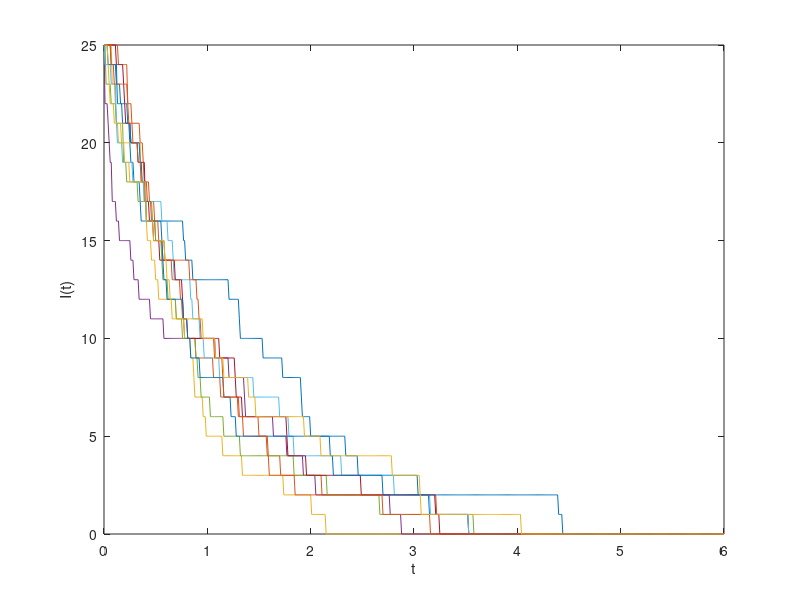
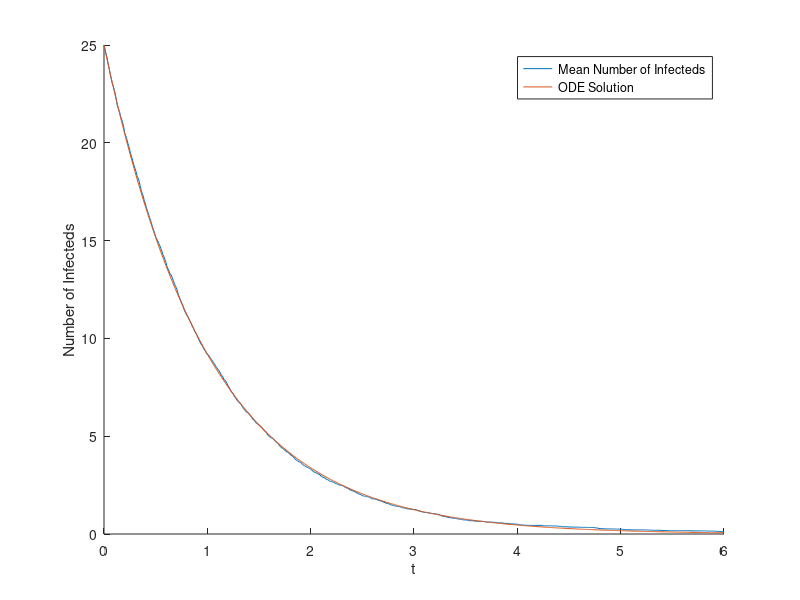

These figures' MATLAB source, in order:
%% INFECTED -> RECOVERY MODEL
%This script solves the differential equation dI/dt - -gamma * I(t)
%It comparse this to the mean of N simulations from an SSA. 

%% Set Parameters and Matrices
N = 100; %Number of Simulations
M = 25; %Number of Time Steps
n0 = 25; %Initial Number of Infecteds
gamm = 1; %Rate of Recoverey
r = rand(M, N); %Generate Random Numbers
I = repmat([n0:-1:0].', 1, N); %Set number of infecteds at each time point
t = zeros(M, N); %initalise time vector

%% SSA
%Calculate the time at which each infected recovers
for k = 1:N
    for i = 1:25 %Infecteds cannot go negative
        t(i + 1, k) = t(i, k) + 1/(I(i, k)*gamm)*log(1/r(i, k));
    end
end

%% Interpolation
%Interpolate this onto uniform grid so we can calculate mean
span = 0:0.01:6; %Uniform Grid of time points
I_interp = zeros(length(span), N);
for i = 1:N
    I_interp(:,i) = interp1(t(:, i), I(:, i), span, 'previous'); %interpolate onto gird
end
I_interp(isnan(I_interp)) = 0; %Set outside points to 0
I_mean = sum(I_interp, 2)/N; %mean number of infecteds

%% Soving the ODE
[t_ode, x] = ode45(@(t, x) -gamm*x, span, n0); %Call solver

%% Plots
%Plot 10 paths from SSA simulations
%Compare ODE to mean of SSA simulations
plot(span, I_interp(:, 1:10)) %Plot 10 Paths
xlabel('t')
ylabel('I(t)')
figure
hold on
plot(span, I_mean) %Plot Mean
plot(t_ode, x) %Plot ODE Solution
hold off
legend('Mean Number of Infecteds', 'ODE Solution')
xlabel('t')
ylabel('Number of Infecteds')